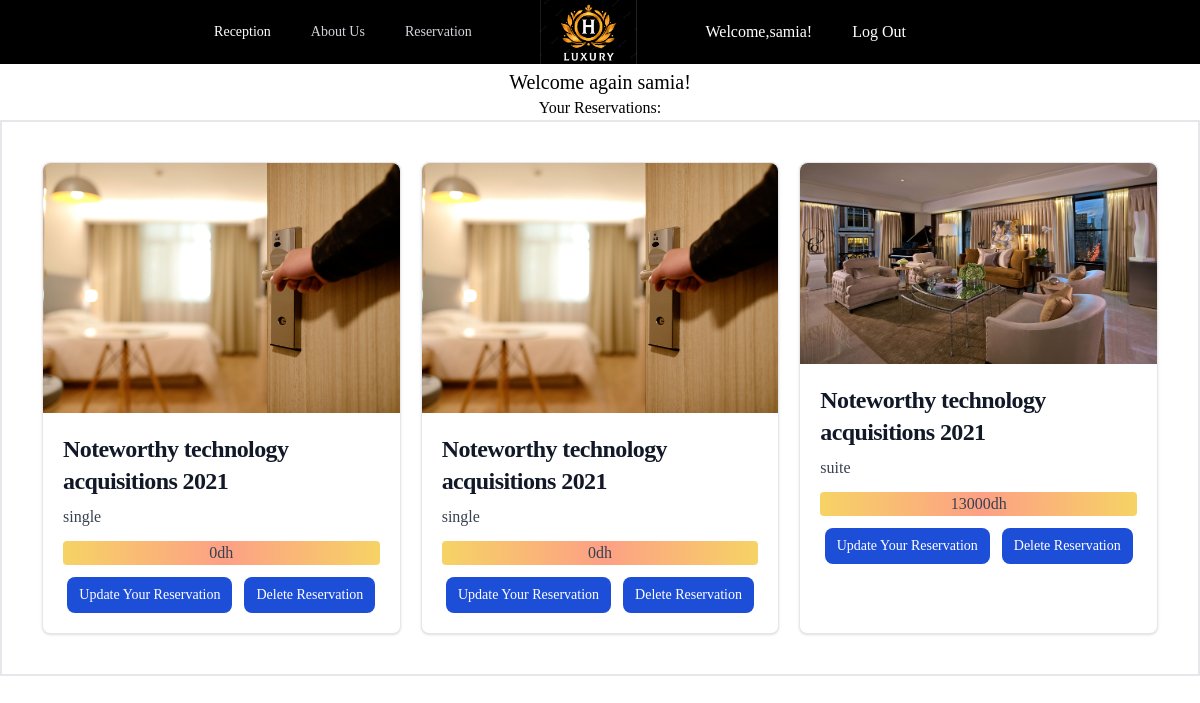
The page /view/profil.php (signed in) on the database its author committed.
### tables this page shows
CREATE TABLE `reservations` (
  `ReservationId` int(100) NOT NULL,
  `ClientName` varchar(30) NOT NULL,
  `RoomType` varchar(30) NOT NULL,
  `GuestsNumber` int(30) NOT NULL,
  `Arrive` date DEFAULT NULL,
  `SuiteType` varchar(50) DEFAULT NULL,
  `Leave` date DEFAULT NULL,
  `ClientId` int(100) NOT NULL,
  `ReservationPrice` int(11) NOT NULL
);

### controller/ReservationsController.php (called while the page is built, shortened)
<?php
require_once '../model/reservations.php';
require_once '../database/DB.php';
class ReservationsController{
	public function getPersonalReservations(){
		if(isset($_SESSION['ClientId'])){
			$data = array(
				'ClientId' => $_SESSION['ClientId']
			);
			$reservations = reservations::getPersonalReservation($data);
			return $reservations;
		}
	}
}
?>

### database/DB.php (called while the page is built)
<?php
class DB{
    static public function connect(){
        $db=new PDO("mysql:host=localhost;dbname=hotel","root","");
        $db->exec("set names utf8");
        $db->setAttribute(PDO::ATTR_ERRMODE,PDO::ERRMODE_WARNING);
        return $db;
    }
}
?>

### model/reservations.php (called while the page is built, shortened)
<?php
require_once '../database/DB.php';
class reservations {
	static public function getPersonalReservation($data){
		$ClientId = $data['ClientId'];
		try{
			$query = 'SELECT * FROM reservations WHERE ClientId=:ClientId';
			$stmt = DB::connect()->prepare($query);
			$stmt->execute(array(":ClientId" => $ClientId));
			$reservations = array();
			while ($reservation = $stmt->fetch(PDO::FETCH_OBJ)) {
				$reservations[] = $reservation;
			}
			return $reservations;
		}catch(PDOException $ex){
			echo 'erreur' . $ex->getMessage();
		}
	}
}

### view/profil.php (the view, shortened to what this page needs)
<?php
require_once '../controller/ReservationsController.php';
$data = new ReservationsController();
$reservations = $data->getPersonalReservations();
?>
<!DOCTYPE html>
<html lang="en">
<head>
    <script src="https://cdn.tailwindcss.com"></script>
    <link href="css/style.css" rel="stylesheet" type="text/css">
    <link href="https://cdnjs.cloudflare.com/ajax/libs/font-awesome/5.13.0/css/all.min.css" rel="stylesheet">
    <link rel="stylesheet" href="https://cdnjs.cloudflare.com/ajax/libs/font-awesome/6.0.0/css/all.min.css" />
</head>
<body >
<nav class=" flex fixed  bg-black justify-center items-center text-center   pr-20 w-full sticky top-0 ">
      <div class="hidden sm:flex">
      <a href="home.php" class="mx-2 text-white hover:bg-gray-700 hover:text-white px-3 py-4 rounded-md text-sm font-medium" >Reception</a>
  <a href="aboutus.php" class="mx-2  text-gray-300 hover:bg-gray-700 hover:text-white px-3 py-4 rounded-md text-sm font-medium">About Us</a>
  <a href="reservation.php" class="mx-2  text-gray-300 hover:bg-gray-700 hover:text-white px-3 py-4 rounded-md text-sm font-medium">Reservation</a>
      </div>
      <div class="mx-12  ">   <img class="hidden h-16  w-auto lg:block cursor-pointer " src="img/logo.png" alt="Your Company"></div>
      <div class="hidden sm:flex">
      <?php if(isset($_SESSION['logged']) && $_SESSION['logged'] === true && $_SESSION['ClientName'] === 'admin'): ?>
        <a class="mx-2 hover:bg-gray-700 text-white hover:text-white px-3 py-4" href="./dashboard.php">Welcome,<?php echo $_SESSION['ClientName']; ?>!</a>
        <a class="mx-2 hover:bg-gray-700 text-white hover:text-white px-3 py-4" href="./logout.php">Log Out</a>
        <?php elseif(isset($_SESSION['logged']) && $_SESSION['logged'] === true && $_SESSION['ClientName'] !== 'admin'): ?>
          <a class="mx-2 hover:bg-gray-700 text-white hover:text-white px-3 py-4" href="./profil.php">Welcome,<?php echo $_SESSION['ClientName']; ?>!</a>
        <a class="mx-2 hover:bg-gray-700 text-white hover:text-white px-3 py-4" href="./logout.php">Log Out</a>
        <?php else: ?>
          <a class="mx-2 hover:bg-gray-700 text-white hover:text-white px-3 py-4" href="./register.php">Sign Up</a>
          <a class="mx-2 hover:bg-gray-700 text-white hover:text-white px-3 py-4" href="./login.php">Sign In</a>
        <?php endif; ?>
      </div>
    </nav>
<h2 class="text-xl text-center mt-1 ">Welcome again <?php echo $_SESSION['ClientName']; ?>!</h2>
<h3 class="text-center">Your Reservations:</h3>
<div class="border-2  divide-solid ">
<div class="p-10 grid grid-cols-1 sm:grid-cols-1 md:grid-cols-3 lg:grid-cols-3 xl:grid-cols-3 gap-5">
    <?php foreach ($reservations as $reservation):?>
    <div class="max-w-sm bg-white border border-gray-200 rounded-lg shadow dark:bg-gray-800 dark:border-gray-700">
    <a href="#">
        <?php if($reservation->RoomType == "single"): ?>
        <img class="rounded-t-lg" src="./img/8.jpg" alt="" />
        <?php elseif($reservation->RoomType == "double"):?>
        <img class="rounded-t-lg" src="./img/10.jpg" alt="" />
        <?php elseif($reservation->RoomType == "suite"):?>
            <img class="rounded-t-lg" src="./img/11.jpg" alt="" />
        <?php endif ?>
    </a>
    <div class="p-5">
            <h5 class="mb-2 text-2xl font-bold tracking-tight text-gray-900 dark:text-white">Noteworthy technology acquisitions 2021</h5>
        <p class="mb-3 font-normal text-gray-700 dark:text-gray-400"><?php echo $reservation->RoomType; ?></p>
        <div style="background-image: linear-gradient(to right, #f6d365 0%, #fda085 51%, #f6d365 100%);border-radius:4px;text-align:center;">
        <p class="mb-3 font-normal text-gray-700 dark:text-gray-400"><?php echo $reservation->ReservationPrice; ?>dh</p>
        </div>
        <div class="flex flex-col md:flex-row md:max-w-md justify-center space-y-3 md:space-y-0 md:space-x-3">
  <a href="#" class="inline-flex items-center px-3 py-2 text-sm font-medium text-center text-white bg-blue-700 rounded-lg hover:bg-blue-800 focus:ring-4 focus:outline-none focus:ring-blue-300 dark:bg-blue-600 dark:hover:bg-blue-700 dark:focus:ring-blue-800">
    Update Your Reservation
  </a>
  <a href="#" class="inline-flex items-center px-3 py-2 text-sm font-medium text-center text-white bg-blue-700 rounded-lg hover:bg-blue-800 focus:ring-4 focus:outline-none focus:ring-blue-300 dark:bg-blue-600 dark:hover:bg-blue-700 dark:focus:ring-blue-800">
    Delete Reservation
  </a>
</div>
    </div>
</div>
<?php endforeach ;?>
  </div>
  </div>

### view/css/style.css (style rules this page uses)
* { margin:0; padding:0; font-family:Lobster; }

### rows shown on the page
reservations: RoomType "single", ReservationPrice "0"
reservations: RoomType "single", ReservationPrice "0"
reservations: RoomType "suite", ReservationPrice "13000"

### other values the page prints
$_SESSION['ClientName'] "samia"
